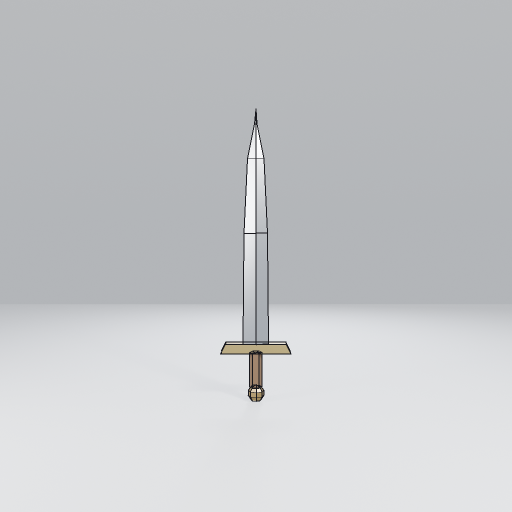
#> input picture renders/001-lowpoly-sword-wireframe.png, 1024 x 1024 px, given in place of 059-lowpoly-potion-rack.png, which was not available (shown at 1/2 size)
$ python 060-compose-sheet.py
#> lines starting #> are read from the running program, lines starting #| are printed output that depends on the picture
# -*- coding: utf-8 -*-
"""060 compose (system python3 + PIL): draw the UV layout from the exported
UV data (50 parts, 8x7 grid of 128px cells), then compose the 3-panel
QA contact sheet (beauty + wireframe reused from the 059 renders).
Run: python3 060-compose-sheet.py
"""
import json
import os
from PIL import Image, ImageDraw, ImageFont

HERE = os.path.dirname(os.path.abspath(__file__))
ROOT = os.path.dirname(HERE)
UV_JSON = os.path.join(HERE, "060-uv-data.json")
SUMMARY = os.path.join(HERE, "060-qa-summary.json")
BEAUTY = os.path.join(ROOT, "renders", "059-lowpoly-potion-rack.png")
WIREFRAME = os.path.join(ROOT, "renders", "059-lowpoly-potion-rack-wireframe.png")
UV_PNG = os.path.join(ROOT, "renders", "060-uv-layout.png")
SHEET = os.path.join(ROOT, "renders", "060-asset-qa-sheet.png")

SIZE = 1024
ORDER = sorted(json.load(open(UV_JSON, encoding="utf-8")).keys())
#> (reads scenes/060-uv-data.json from the repository)
#> (reads scenes/060-qa-summary.json from the repository)
COLORS = ["#2f6fb2", "#c25e2e", "#3a9a5f", "#8a5fc0", "#b07d2a", "#2e8b8b",
          "#a03a5f", "#4a6b8a"]


def font(size, bold=False):
    for path in ("/usr/share/fonts/truetype/dejavu/DejaVuSans-Bold.ttf"
                 if bold else
                 "/usr/share/fonts/truetype/dejavu/DejaVuSans.ttf",
                 "/usr/share/fonts/truetype/dejavu/DejaVuSans.ttf"):
        if os.path.exists(path):
            return ImageFont.truetype(path, size)
    return ImageFont.load_default()


def draw_uv_layout(uv_data, out_path):
    """One 128x128 cell per part (each part has its own 0-1 UV map),
    8 columns x 7 rows = 56 cells for 50 parts."""
#> called with out_path = 'renders/060-uv-layout.png'
    cols, rows = 8, 7
    cell = SIZE // cols
    img = Image.new("RGB", (cols * cell, rows * cell), "white")
#> img: PIL image 1024x896 RGB; every value is 255
    d = ImageDraw.Draw(img, "RGBA")
    f = font(13, bold=True)
    for qi, name in enumerate(ORDER):
        faces = uv_data.get(name, [])
        ox = (qi % cols) * cell
        oy = (qi // cols) * cell
        for i in range(5):
            p = int(i * cell / 4)
            w = 2 if i in (0, 4) else 1
            col = (120, 120, 120) if i in (0, 4) else (225, 225, 225)
            d.line([(ox + p, oy), (ox + p, oy + cell)], fill=col, width=w)
            d.line([(ox, oy + p), (ox + cell, oy + p)], fill=col, width=w)
        color = COLORS[qi % len(COLORS)]
        for pts in faces:
            xy = [(ox + u * cell, oy + (1.0 - v) * cell) for u, v in pts]
            d.polygon(xy, fill=color + "44", outline=color)
            d.line(xy + [xy[0]], fill=color, width=1)
        d.rectangle([ox, oy, ox + cell - 1, oy + cell - 1],
                    outline=(60, 60, 60), width=1)
        label = name
        while f.getbbox(label)[2] > cell - 6 and len(label) > 4:
            label = label[:-2] + "…"
        tw = f.getbbox(label)[2]
        d.rectangle([ox + 2, oy + 2, ox + 2 + tw + 4, oy + 18],
                    fill=(20, 22, 28))
        d.text((ox + 3, oy + 3), label, fill=(255, 255, 255), font=f)
    img.save(out_path)
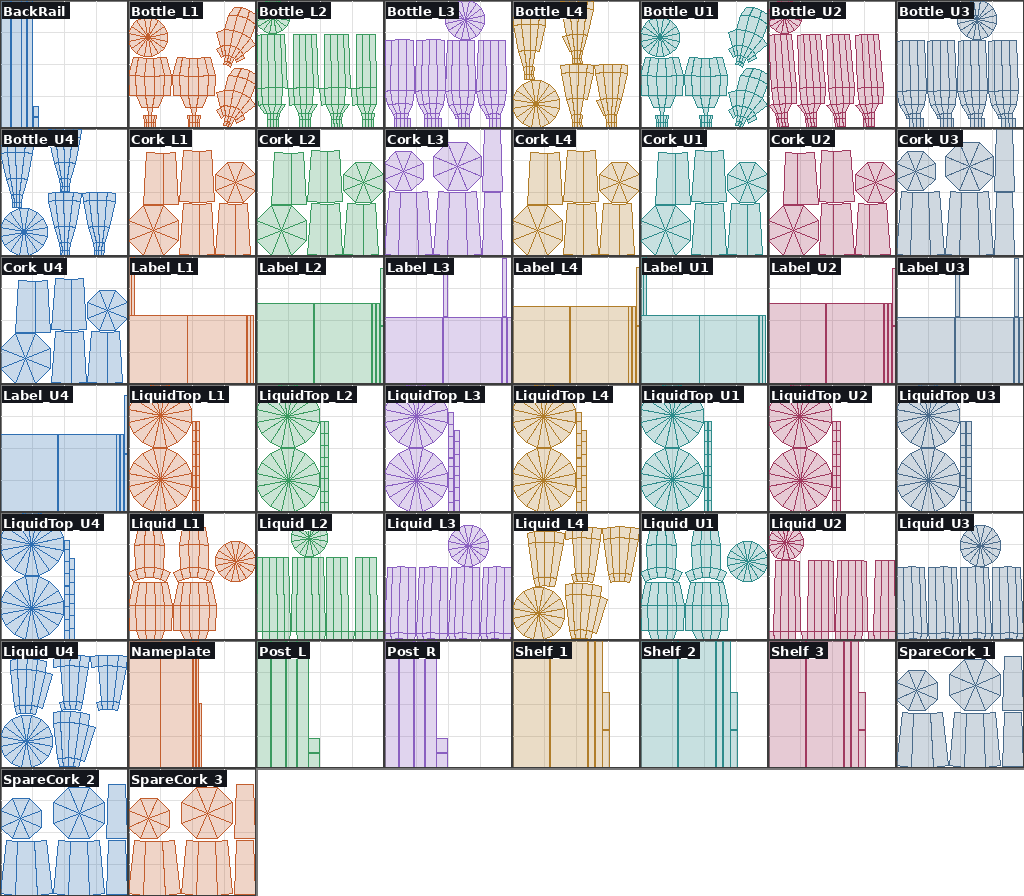
#> saved as 060-uv-layout.png: PIL image 1024x896 RGB; mean R, G, B 207.2, 206.7, 208.1
    print("UV_LAYOUT_WRITTEN:", out_path)


def main():
    with open(UV_JSON, encoding="utf-8") as fh:
        uv_data = json.load(fh)
    with open(SUMMARY, encoding="utf-8") as fh:
        s = json.load(fh)
    draw_uv_layout(uv_data, UV_PNG)

    beauty = Image.open(BEAUTY).convert("RGB").resize((SIZE, SIZE))
#> beauty is the input picture: PIL image 1024x1024 RGB; mean R, G, B 196.7, 198.6, 201
    wire = Image.open(WIREFRAME).convert("RGB").resize((SIZE, SIZE))
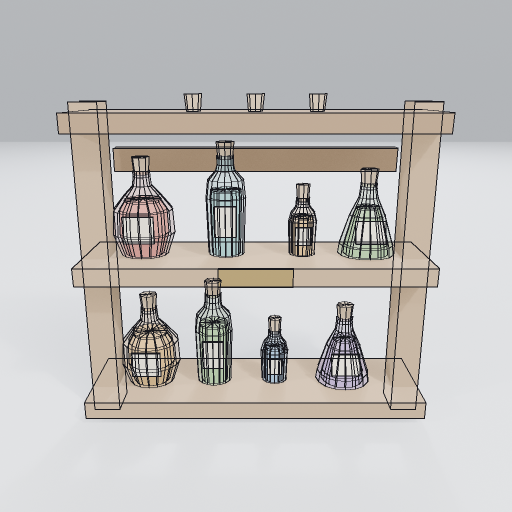
#> input picture renders/059-lowpoly-potion-rack-wireframe.png, 1024 x 1024 px (shown at 1/2 size)
#> wire is the input picture: PIL image 1024x1024 RGB; mean R, G, B 192.4, 189.8, 187.5
    uv_img = Image.open(UV_PNG).convert("RGB").resize((SIZE, SIZE // 2))
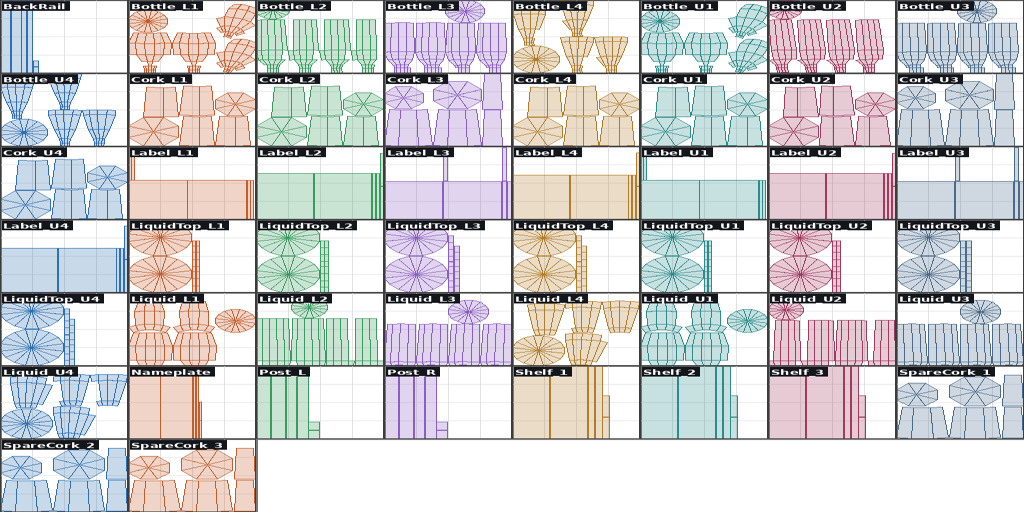
#> uv_img: PIL image 1024x512 RGB; mean R, G, B 207, 206.6, 207.9
    uv_panel = Image.new("RGB", (SIZE, SIZE), (245, 245, 247))
    uv_panel.paste(uv_img, (0, (SIZE - SIZE // 2) // 2))
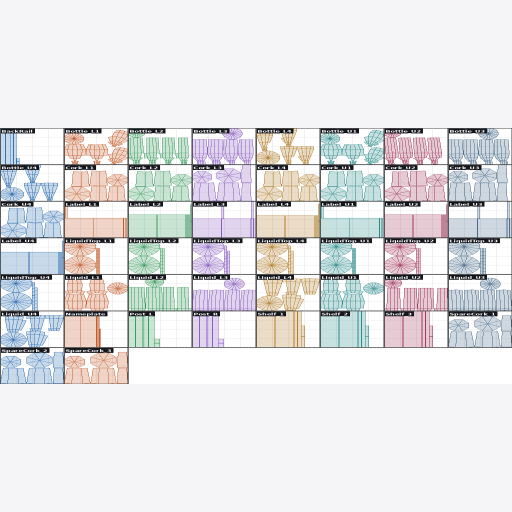
#> uv_panel: PIL image 1024x1024 RGB (shown at 1/2 size); mean R, G, B 226, 225.8, 227.5

    header_h, label_h, footer_h = 110, 70, 130
    W = SIZE * 3
    H = header_h + SIZE + label_h + footer_h
    sheet = Image.new("RGB", (W, H), (245, 245, 247))
    d = ImageDraw.Draw(sheet)
    d.rectangle([0, 0, W, header_h], fill=(30, 34, 42))
    d.text((36, 26), "Asset QA Sheet  |  Low-Poly Alchemy Potion Rack (059)",
           fill=(255, 255, 255), font=font(48, bold=True))
    verdict = "PASS" if s["overall_pass"] else "REVIEW NEEDED"
    vcol = (80, 200, 120) if s["overall_pass"] else (230, 120, 60)
    d.text((W - 620, 34), verdict, fill=vcol, font=font(44, bold=True))
    panels = [(beauty, "1  Beauty Render"),
              (wire, "2  Wireframe / Topology"),
              (uv_panel, "3  UV Layout (per part)")]
    for i, (img, label) in enumerate(panels):
        x = i * SIZE
        sheet.paste(img, (x, header_h))
        d.rectangle([x, header_h + SIZE, x + SIZE, header_h + SIZE + label_h],
                    fill=(235, 235, 238))
        d.text((x + 24, header_h + SIZE + 14), label, fill=(30, 30, 30),
               font=font(36, bold=True))
#> this loop made 3 passes
#> (label, x) on passes 1 to 3: ('1  Beauty Render', 0), ('2  Wireframe / Topology', 1024), ('3  UV Layout (per part)', 2048)
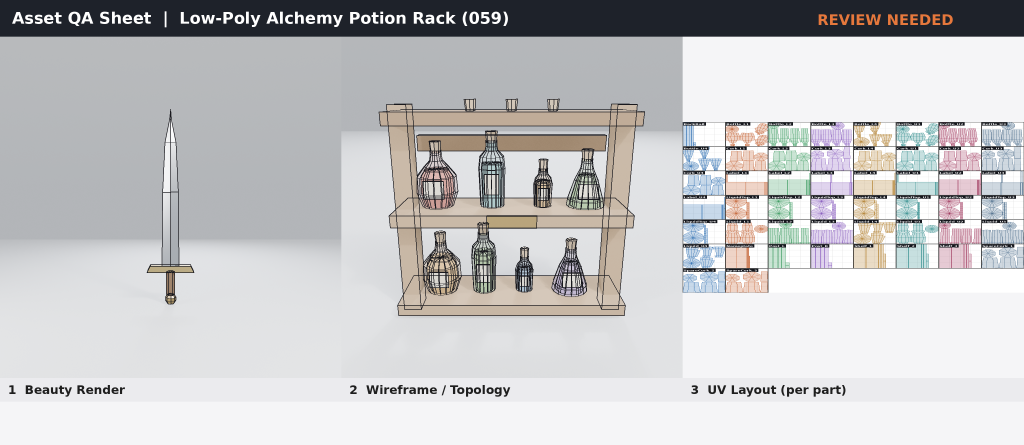
#> sheet: PIL image 3072x1334 RGB (shown at 1/3 size); mean R, G, B 196.9, 196.8, 198.1
    fy = header_h + SIZE + label_h
    footer1 = ("Faces: %d   |   Ngons: %d   |   "
               "Duplicate verts: %d   |   Inverted normals: %d   |   "
               "UV out-of-bounds: %d   |   UV islands: %d   |   "
               "UV overlap: %.2f%%" % (
                   s["total_faces"], s["ngons"], s["duplicate_verts"],
                   s["inverted_normals"], s["uv_out_of_bounds"],
                   s["uv_islands"], s["uv_overlap_pct"]))
    d.text((36, fy + 10), footer1, fill=(60, 60, 60), font=font(30))
    footer2 = ("8 bottles lathe 16 sides, liquid 65% height x0.8, corks "
               "sink 0.006 / stick out 0.022; labels hug wall 0.0015; "
               "FIXED (061): Bottle_L1 moved inward 0.01 m (x -0.20 -> "
               "-0.19), no clip into Post_L (QA PASS)")
    d.text((36, fy + 52), footer2, fill=(60, 60, 60), font=font(28))
    n_mats = len(s["materials"]["rows"])
    ok_mats = sum(1 for r in s["materials"]["rows"] if r["ok"])
    footer3 = ("Materials: %d/%d node values match design (6 glass Alpha "
               "0.45 dithered, 6 liquids Emission 0.7 / mix 0.55)   |   "
               "Overall 0.585 x 0.170 x 0.552 m" % (ok_mats, n_mats))
    d.text((36, fy + 90), footer3, fill=(60, 60, 60), font=font(28))
    sheet.save(SHEET)
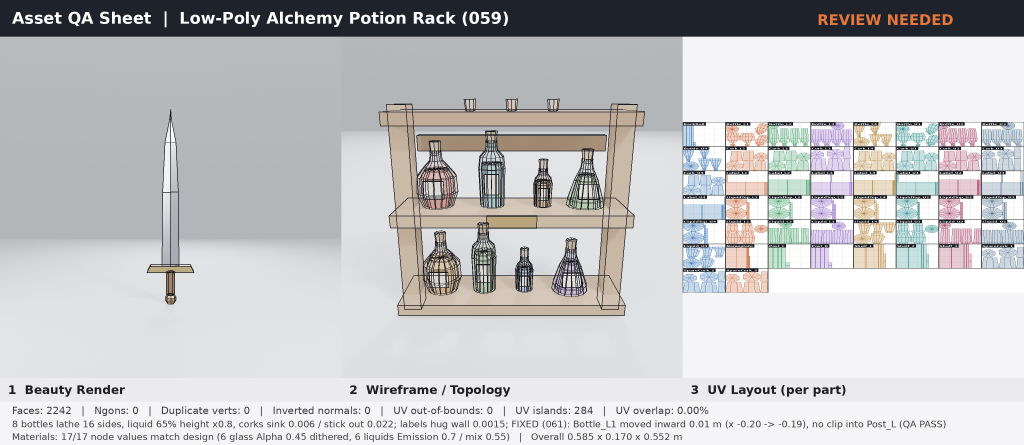
#> saved as 060-asset-qa-sheet.png: PIL image 3072x1334 RGB (shown at 1/3 size); mean R, G, B 195.3, 195.2, 196.5
    print("SHEET_WRITTEN:", SHEET, sheet.size)
#| SHEET_WRITTEN: renders/060-asset-qa-sheet.png (3072, 1334)


if __name__ == "__main__":
    main()
